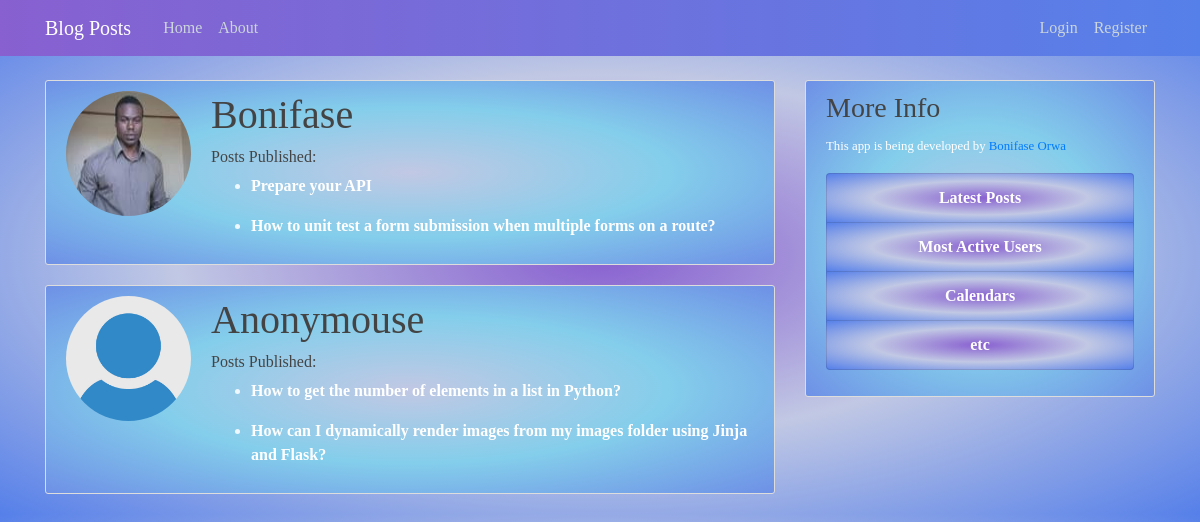
/active_users, run on an earlier commit of the app's database.
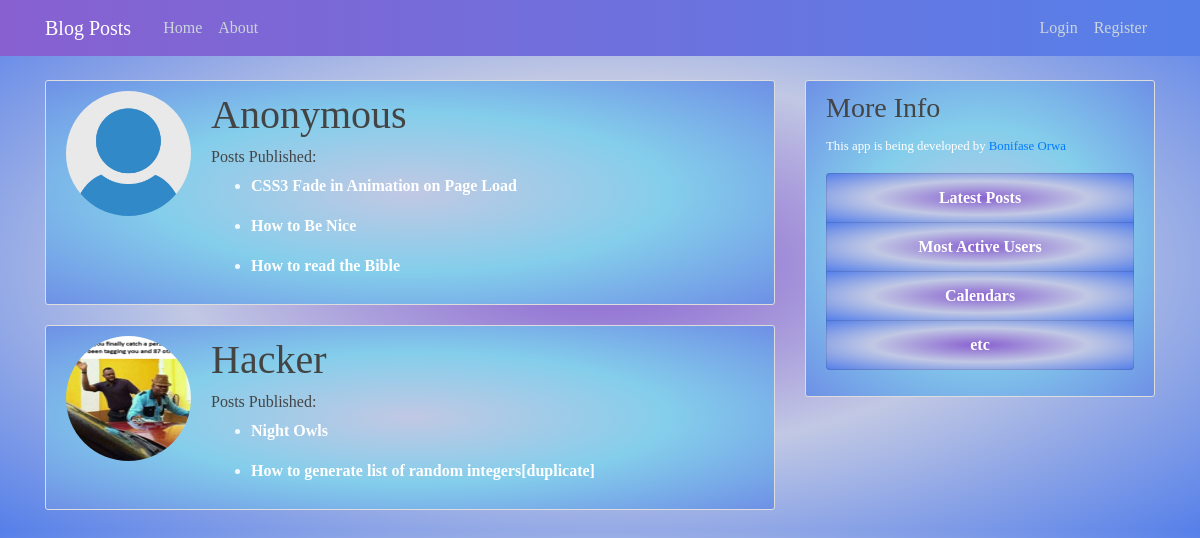
And on a later commit of the database.
### blogpost/models/models.py (models this page shows, shortened)
class User(db.Model, UserMixin):
    id = db.Column(db.Integer, primary_key=True)
    username = db.Column(db.String(20), unique=True, nullable=False)
    email = db.Column(db.String(120), unique=True, nullable=False)
    image_file = db.Column(
        db.String(20), nullable=False, default='default.jpg')
    password = db.Column(db.String(60), nullable=False)
    posts = db.relationship('Post', backref='author', lazy=True)
    liked = db.relationship(
        'PostLike',
        foreign_keys='PostLike.user_id',
        backref='user', lazy='dynamic')

class Post(db.Model):
    id = db.Column(db.Integer, primary_key=True)
    title = db.Column(db.String(100), nullable=False)
    date_posted = db.Column(
        db.DateTime, nullable=False, default=datetime.utcnow)
    content = db.Column(db.Text, nullable=False)
    user_id = db.Column(db.Integer, db.ForeignKey('user.id'), nullable=False)
    likes = db.relationship('PostLike', backref='post', lazy='dynamic')

### blogpost/routes.py (the view)
@app.route("/active_users", methods=['GET'])
def active_users():
    users = User.query.all()
    users = [user for user in users if len(user.posts) >= 2]
    if users:
        return render_template('active_users.html', users=users)
    else:
        flash(
            f'There are no active users',
            'info')
        return redirect(url_for('home'))

### blogpost/templates/active_users.html
{% extends "layout.html" %}
{% block content %}
    {% for user in users %}
        <article class="media content-section">
            <div class="media">
                <img class="rounded-circle account-img"
                src="static/profile_pics/{{ user.image_file | default('image_file.jpg') }}" alt={{ user.username }}>
                <div class="media-body">
                <h6 class="account-heading">{{ user.username }}</h6>
                <h6>Posts Published:</h6>
                {% for post in user.posts %}
                <ul>
                    <li>
                        <a class="post-link" href="{{ url_for('post', post_id=post.id) }}"> {{ post.title }}</a>
                    </li>
                </ul>
                {% endfor %}
                </div>
        </article>
    {% endfor %}
{% endblock content %}

### blogpost/templates/layout.html (shortened to what this page needs)
<!DOCTYPE html>
<html>
<head>
    <link rel="stylesheet" href="https://maxcdn.bootstrapcdn.com/bootstrap/4.0.0/css/bootstrap.min.css">
    <link rel='stylesheet' href='https://use.fontawesome.com/releases/v5.5.0/css/all.css'>
    <link rel="stylesheet" type="text/css" href="{{ url_for('static', filename='main.css') }}">
</head>
<body>
    <header class="site-header">
      <nav class="navbar navbar-expand-md navbar-dark bg-steel fixed-top">
        <div class="container">
          <a class="navbar-brand mr-4" id="custom" href="/">Blog Posts</a>
          <div class="collapse navbar-collapse" id="navbarToggle">
            <div class="navbar-nav mr-auto">
              <a class="nav-item nav-link" id="custom" href="{{ url_for('home') }}">Home</a>
              <a class="nav-item nav-link" id="custom" href="{{ url_for('about') }}">About</a>
            </div>
            <div class="navbar-nav">
              {% if current_user.is_authenticated %}
              <a class="nav-item nav-link" id="custom" href="{{ url_for('new_post') }}">New Post</a>
              <a class="nav-item nav-link" id="custom" href="{{ url_for('account') }}">Account</a>
              <a class="nav-item nav-link" id="custom" href="{{ url_for('logout') }}">Logout</a>
              {% else %}
              <a class="nav-item nav-link" id="custom" href="{{ url_for('login') }}">Login</a>
              <a class="nav-item nav-link" id="custom" href="{{ url_for('register') }}">Register</a>
              {% endif %}
            </div>
          </div>
        </div>
      </nav>
    </header>
    <main role="main" class="container">
      <div class="row">
        <div class="col-md-8">
          {% block content %}{% endblock %}
        </div>
        <div class="col-md-4">
          <div class="content-section">
            <h3>More Info</h3>
            <p><small class="text-muted">This app is being developed by <a href="https://twitter.com/BonifaseOrwa?lang=en">Bonifase Orwa</a></small></p>
              <ul class="list-group" >
                <li class="list-group-item list-group-item-light" id="latest-posts">
                    <a class="post-link"  href="{{ url_for('latest_posts') }}">Latest Posts</a></li>
                <li class="list-group-item list-group-item-light" id="latest-posts">
                    <a class="post-link"  href="{{ url_for('active_users') }}">Most Active Users</a></li>
                <li class="list-group-item list-group-item-light" id="latest-posts">
                    <a class="post-link"  href="">Calendars</a></li>
                <li class="list-group-item list-group-item-light" id="latest-posts"><a class="post-link"  href="">etc</a></li>
              </ul>
          </div>
        </div>
      </div>
    </main>
</body>
</html>

### blogpost/static/main.css (style rules this page uses)
body { background: radial-gradient(#8860d0, #c1c8e4, #5680e9); color: #333333; margin-top: 5rem; font-family: Monotype Corsiva; }
h1, h2, h3, h4, h5, h6 { color: #444444; }
.bg-steel { background: linear-gradient(to right, #8860d0, #5680e9); }
.site-header .navbar-nav .nav-link { color: #cbd5db; }
.content-section { background: radial-gradient(#c1c8e4, #84ceeb, #6e90e6); color: aliceblue; padding: 10px 20px; border: 1px solid #dddddd; border-radius: 3px; margin-bottom: 20px; }
.account-img { height: 125px; width: 125px; margin-right: 20px; margin-bottom: 16px; }
.account-heading { font-size: 2.5rem; }
.text-muted { color: white !important; }
#latest-posts { background: radial-gradient(#8860d0, #c1c8e4, #5680e9); color: white; text-align: center; text-decoration: none; }
a.post-link, a.post-link:visited { font-size: 1em; font-weight: bold; text-decoration: none; color: white; }

What changed in the data, as far as the page shows it:
removed Post: title "Prepare your API", shown under User "Bonifase"
removed Post: title "How to unit test a form submission when multiple forms on a route?", shown under User "Bonifase"
removed Post: title "How to get the number of elements in a list in Python?", shown under User "Anonymouse"
removed Post: title "How can I dynamically render images from my images folder using Jinja and Flask?", shown under User "Anonymouse"
changed User: image_file: picture removed, a placeholder shows; username "Bonifase" → "Anonymous"
added Post: title "CSS3 Fade in Animation on Page Load", shown under User "Anonymous"
added Post: title "How to Be Nice", shown under User "Anonymous"
added Post: title "How to read the Bible", shown under User "Anonymous"
changed User: image_file: picture added in place of a placeholder; username "Anonymouse" → "Hacker"
added Post: title "Night Owls", shown under User "Hacker"
added Post: title "How to generate list of random integers[duplicate]", shown under User "Hacker"
